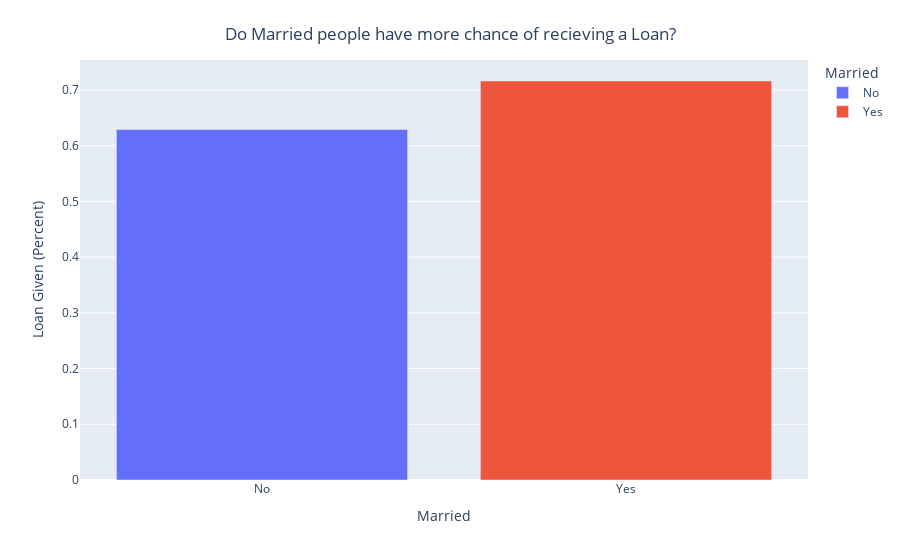

Here is the notebook cell this chart was saved with:
### Markdown cell above
#### 69% Males have recieved whereas for females 66% have recieved the loan.

### Code cell
marriage_paid = train_df.groupby('Married', as_index=False)['Loan_Status'].mean()

fig = px.bar(data_frame=marriage_paid, x='Married', y='Loan_Status', color='Married')
fig.update_layout(title={'text': "Do Married people have more chance of recieving a Loan?",
        'y':0.95,
        'x':0.5,
        'xanchor': 'center',
        'yanchor': 'top'
          },
    xaxis_title="Married",
    yaxis_title="Loan Given (Percent)",)

### Figure 1 — Plotly figure (JSON) as saved in the notebook; plotly's stock layout.template omitted (floating-point values rounded to 4 significant figures)
{"data": [{"alignmentgroup": "True", "hovertemplate": "Married=%{x}<br>Loan_Status=%{y}<extra></extra>", "legendgroup": "No", "marker": {"color": "#636efa", "pattern": {"shape": ""}}, "name": "No", "offsetgroup": "No", "orientation": "v", "showlegend": true, "textposition": "auto", "type": "bar", "x": ["No"], "xaxis": "x", "y": [0.6291], "yaxis": "y"}, {"alignmentgroup": "True", "hovertemplate": "Married=%{x}<br>Loan_Status=%{y}<extra></extra>", "legendgroup": "Yes", "marker": {"color": "#EF553B", "pattern": {"shape": ""}}, "name": "Yes", "offsetgroup": "Yes", "orientation": "v", "showlegend": true, "textposition": "auto", "type": "bar", "x": ["Yes"], "xaxis": "x", "y": [0.7161], "yaxis": "y"}], "layout": {"barmode": "relative", "legend": {"title": {"text": "Married"}, "tracegroupgap": 0}, "margin": {"t": 60}, "title": {"text": "Do Married people have more chance of recieving a Loan?", "x": 0.5, "xanchor": "center", "y": 0.95, "yanchor": "top"}, "xaxis": {"anchor": "y", "categoryarray": ["No", "Yes"], "categoryorder": "array", "domain": [0, 1], "title": {"text": "Married"}}, "yaxis": {"anchor": "x", "domain": [0, 1], "title": {"text": "Loan Given (Percent)"}}}}
